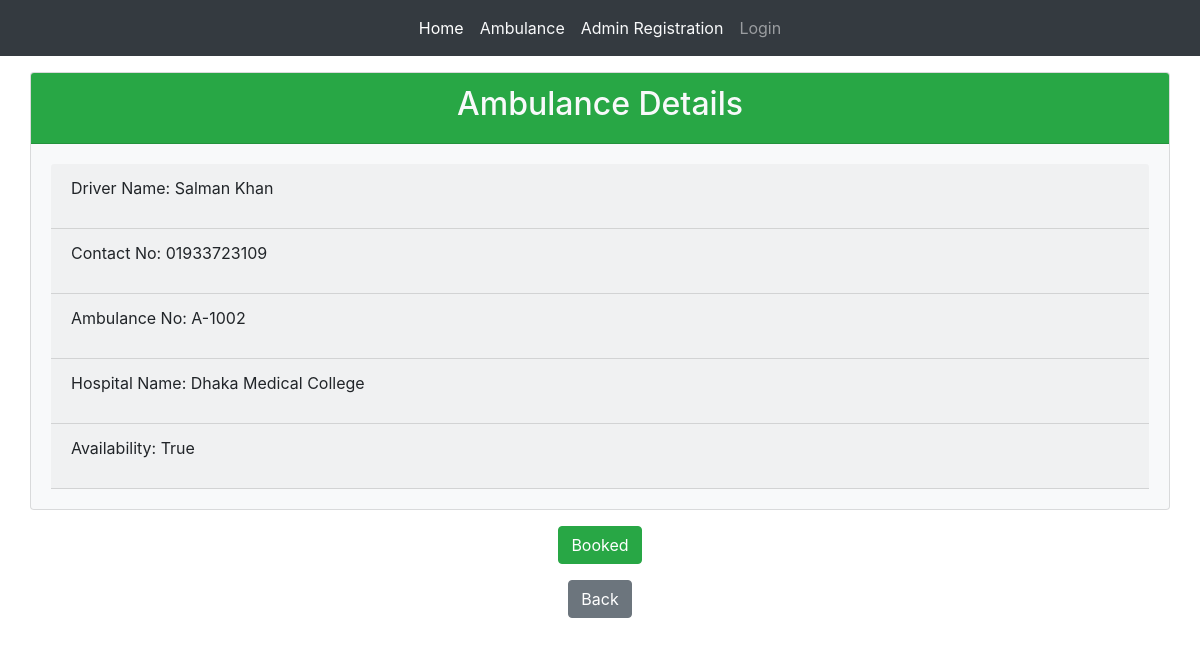
The app's page /ambulance_details/2/ with its own data.
### patientMonitor/models.py (models this page shows, shortened)
class ambulance(models.Model):
    Driver_Name = models.CharField(max_length=200,blank=True)
    Contact_No = models.CharField(max_length=14,blank=True)
    Ambulance_No = models.CharField(max_length=14,blank=True,unique=True)
    Hospital_Name = models.CharField(max_length=200,blank=True)
    Availability = models.BooleanField()

### patientMonitor/views.py (the view)
# urls.py: path('ambulance_details/<pk>/',views.ambulance_details.as_view(),name='ambulance_details'),
class ambulance_details(DetailView):
    context_object_name = 'ambulance'
    model = models.ambulance
    template_name = 'patientMonitor/ambulance_details.html'

### templates/patientMonitor/ambulance_details.html
{% extends 'patientMonitor/base.html' %}
{% load crispy_forms_tags %}
{% block body_block %}
<div class="container-fluid m-auto">
  <div class="card bg-light mt-3">
    <div class="card-header text-center bg-success text-light"><h2>Ambulance Details</h2></div>
    <div class="card-body">
      <div class="card-header">
        <p>Driver Name: {{ambulance.Driver_Name}}</p>
      </div>
      <div class="card-header">
        <p>Contact No: {{ambulance.Contact_No}}</p>
      </div>
      <div class="card-header">
        <p>Ambulance No: {{ambulance.Ambulance_No}}</p>
      </div>
      <div class="card-header">
        <p>Hospital Name: {{ambulance.Hospital_Name}}</p>
      </div>
      <div class="card-header">
        <p>Availability: {{ambulance.Availability}}</p>
      </div>
    </div>
  </div>
  <div class="text-center">
    <a class="text-center  btn btn-success my-3 " href="{% url 'patientMonitor:ambulance_booked' pk=ambulance.pk %}">Booked</a>
  </div>
</div>
<div class="container m-auto text-center">
  <a class="btn btn-secondary" href="{% url 'patientMonitor:ambulance_list' %}">Back</a>
</div>
{% endblock %}

### records on screen
ambulance: Driver_Name "Salman Khan", Contact_No "01933723109", Ambulance_No "A-1002", Hospital_Name "Dhaka Medical College", Availability "True"
